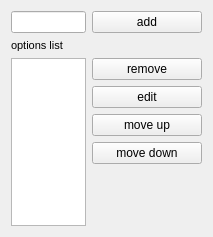
             <widget class="QWidget" name="options_user">
              <property name="geometry">
               <rect>
                <x>0</x>
                <y>0</y>
                <width>213</width>
                <height>237</height>
               </rect>
              </property>
              <attribute name="label">
               <string>User defined</string>
              </attribute>
              <layout class="QGridLayout" name="gridLayout_4">
               <item row="0" column="0">
                <widget class="QLineEdit" name="lineEdit_optionsAdd">
                 <property name="sizePolicy">
                  <sizepolicy hsizetype="Expanding" vsizetype="Fixed">
                   <horstretch>0</horstretch>
                   <verstretch>0</verstretch>
                  </sizepolicy>
                 </property>
                 <property name="minimumSize">
                  <size>
                   <width>0</width>
                   <height>0</height>
                  </size>
                 </property>
                 <property name="maximumSize">
                  <size>
                   <width>16777215</width>
                   <height>16777215</height>
                  </size>
                 </property>
                 <property name="font">
                  <font>
                   <weight>50</weight>
                   <bold>false</bold>
                  </font>
                 </property>
                 <property name="toolTip">
                  <string>Enter here an rsync option to add (eg &quot;--delete-excluded&quot;, &quot;-X&quot;)</string>
                 </property>
                </widget>
               </item>
               <item row="0" column="1">
                <widget class="QPushButton" name="pushButton_optionsAdd">
                 <property name="sizePolicy">
                  <sizepolicy hsizetype="Preferred" vsizetype="Preferred">
                   <horstretch>0</horstretch>
                   <verstretch>0</verstretch>
                  </sizepolicy>
                 </property>
                 <property name="minimumSize">
                  <size>
                   <width>110</width>
                   <height>0</height>
                  </size>
                 </property>
                 <property name="maximumSize">
                  <size>
                   <width>16777215</width>
                   <height>16777215</height>
                  </size>
                 </property>
                 <property name="font">
                  <font>
                   <weight>50</weight>
                   <bold>false</bold>
                  </font>
                 </property>
                 <property name="cursor">
                  <cursorShape>PointingHandCursor</cursorShape>
                 </property>
                 <property name="toolTip">
                  <string>Add rsync option as entered in the next field</string>
                 </property>
                 <property name="text">
                  <string>add</string>
                 </property>
                 <property name="icon">
                  <iconset resource="../resources/luckybackup.qrc">
                   <normaloff>:/luckyPrefix/add.png</normaloff>:/luckyPrefix/add.png</iconset>
                 </property>
                </widget>
               </item>
               <item row="1" column="0">
                <widget class="QLabel" name="label_optionslist">
                 <property name="font">
                  <font>
                   <pointsize>8</pointsize>
                  </font>
                 </property>
                 <property name="text">
                  <string>options list</string>
                 </property>
                </widget>
               </item>
               <item row="2" column="0" rowspan="5">
                <widget class="QListWidget" name="listWidget_options">
                 <property name="sizePolicy">
                  <sizepolicy hsizetype="Expanding" vsizetype="Expanding">
                   <horstretch>0</horstretch>
                   <verstretch>0</verstretch>
                  </sizepolicy>
                 </property>
                 <property name="minimumSize">
                  <size>
                   <width>0</width>
                   <height>100</height>
                  </size>
                 </property>
                 <property name="font">
                  <font>
                   <weight>50</weight>
                   <bold>false</bold>
                  </font>
                 </property>
                 <property name="cursor" stdset="0">
                  <cursorShape>PointingHandCursor</cursorShape>
                 </property>
                 <property name="toolTip">
                  <string>Extra rsync options list</string>
                 </property>
                </widget>
               </item>
               <item row="2" column="1">
                <widget class="QPushButton" name="pushButton_optionsRemove">
                 <property name="sizePolicy">
                  <sizepolicy hsizetype="Preferred" vsizetype="Preferred">
                   <horstretch>0</horstretch>
                   <verstretch>0</verstretch>
                  </sizepolicy>
                 </property>
                 <property name="minimumSize">
                  <size>
                   <width>110</width>
                   <height>0</height>
                  </size>
                 </property>
                 <property name="maximumSize">
                  <size>
                   <width>16777215</width>
                   <height>32</height>
                  </size>
                 </property>
                 <property name="font">
                  <font>
                   <weight>50</weight>
                   <bold>false</bold>
                  </font>
                 </property>
                 <property name="cursor">
                  <cursorShape>PointingHandCursor</cursorShape>
                 </property>
                 <property name="toolTip">
                  <string>Remove highlighted option from list</string>
                 </property>
                 <property name="text">
                  <string>remove</string>
                 </property>
                 <property name="icon">
                  <iconset resource="../resources/luckybackup.qrc">
                   <normaloff>:/luckyPrefix/remove.png</normaloff>:/luckyPrefix/remove.png</iconset>
                 </property>
                </widget>
               </item>
               <item row="3" column="1">
                <widget class="QPushButton" name="pushButton_editOptions">
                 <property name="cursor">
                  <cursorShape>PointingHandCursor</cursorShape>
                 </property>
                 <property name="toolTip">
                  <string>Edit highlighted inclusion</string>
                 </property>
                 <property name="text">
                  <string>edit</string>
                 </property>
                 <property name="icon">
                  <iconset resource="../resources/luckybackup.qrc">
                   <normaloff>:/luckyPrefix/rename.png</normaloff>:/luckyPrefix/rename.png</iconset>
                 </property>
                </widget>
               </item>
               <item row="4" column="1">
                <widget class="QPushButton" name="pushButton_moveUpOptions">
                 <property name="cursor">
                  <cursorShape>PointingHandCursor</cursorShape>
                 </property>
                 <property name="toolTip">
                  <string>Move highlighted inclusion up</string>
                 </property>
                 <property name="text">
                  <string>move up</string>
                 </property>
                 <property name="icon">
                  <iconset resource="../resources/luckybackup.qrc">
                   <normaloff>:/luckyPrefix/up.png</normaloff>:/luckyPrefix/up.png</iconset>
                 </property>
                </widget>
               </item>
               <item row="5" column="1">
                <widget class="QPushButton" name="pushButton_moveDownOptions">
                 <property name="cursor">
                  <cursorShape>PointingHandCursor</cursorShape>
                 </property>
                 <property name="toolTip">
                  <string>Move highlighted inclusion down</string>
                 </property>
                 <property name="text">
                  <string>move down</string>
                 </property>
                 <property name="icon">
                  <iconset resource="../resources/luckybackup.qrc">
                   <normaloff>:/luckyPrefix/down.png</normaloff>:/luckyPrefix/down.png</iconset>
                 </property>
                </widget>
               </item>
               <item row="6" column="1">
                <spacer name="verticalSpacer_5">
                 <property name="orientation">
                  <enum>Qt::Vertical</enum>
                 </property>
                 <property name="sizeHint" stdset="0">
                  <size>
                   <width>75</width>
                   <height>59</height>
                  </size>
                 </property>
                </spacer>
               </item>
              </layout>
             </widget>
